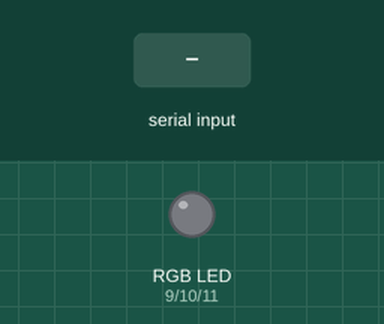
Simulated run of this sketch. Board: Arduino Uno, built with avr-gcc and run on an emulated ATmega328P. Shown: an RGB LED mixed from three pins (HIGH = lit). The test bench sets the inputs (shaded band). Dim RGB values are drawn brighter than linear.

Above: at 1.2 s.
1.3 s: "90,45,200\n" received over Serial
At 2.5 s:
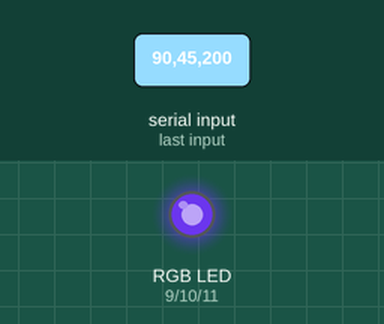
2.8 s: "30,150,10\n" received over Serial
At 3.7 s:
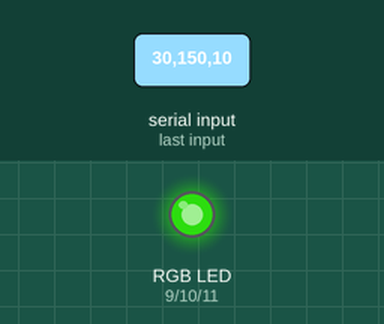
4.3 s: "1,90,45\n" received over Serial
At 4.7 s:
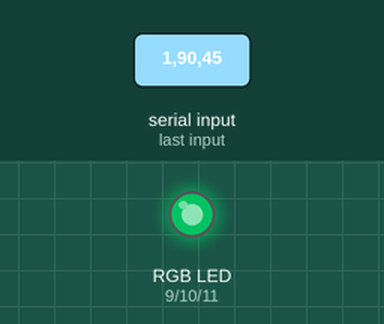
Timing chart, 0 to 7.3 s (numbered marks = the images above; inputs shaded):
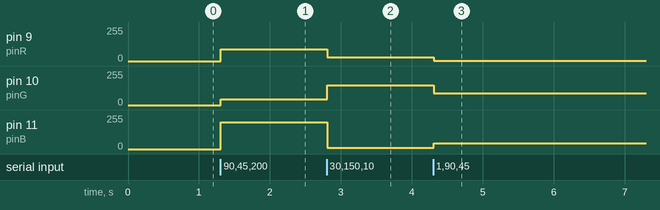

Measured:
- after the input at 1.3 s, pin 9 (pinR): 0/255 → 90/255 at once; pin 10 (pinG): 0/255 → 45/255 at once; pin 11 (pinB): 0/255 → 200/255 at once
- after the input at 2.8 s, pin 9 (pinR): 90/255 → 30/255 at once; pin 10 (pinG): 45/255 → 150/255 at once; pin 11 (pinB): 200/255 → 10/255 at once
- after the input at 4.3 s, pin 9 (pinR): 30/255 → 1/255 at once; pin 10 (pinG): 150/255 → 90/255 at once; pin 11 (pinB): 10/255 → 45/255 at once

The sketch:

rgb-led.ino
```cpp
/*  Automatización para Todos
 *  www.automatizacionparatodos.com
 *
 *  Como controlar un LED RGB
 *
 *  EJEMPLO 01
 *
 *  Ejemplo donde encendemos y apagamos un LED RGB.
 */

int pinR = 9;
int pinG = 10;
int pinB = 11;

void setup() {
  Serial.begin(9600);
  pinMode(pinR,OUTPUT);
  pinMode(pinG,OUTPUT);
  pinMode(pinB,OUTPUT);
}

void loop() {
  while (Serial.available() > 0) {
    int red = Serial.parseInt();
    int green = Serial.parseInt();
    int blue = Serial.parseInt();
    if (Serial.read() == '\n') {
      red = constrain(red, 0, 255);
      green = constrain(green, 0, 255);
      blue = constrain(blue, 0, 255);
      analogWrite(pinR, red);
      analogWrite(pinG, green);
      analogWrite(pinB, blue);
    }
  }
}

//arduino, ejemplo_rgbled
```
